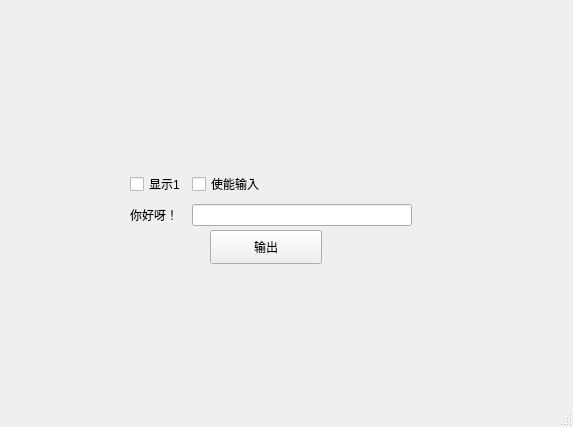
<?xml version="1.0" encoding="UTF-8"?>
<ui version="4.0">
 <class>MainWindow</class>
 <widget class="QMainWindow" name="MainWindow">
  <property name="geometry">
   <rect>
    <x>0</x>
    <y>0</y>
    <width>573</width>
    <height>427</height>
   </rect>
  </property>
  <property name="windowTitle">
   <string>MainWindow</string>
  </property>
  <widget class="QWidget" name="centralwidget">
   <widget class="QPushButton" name="output">
    <property name="geometry">
     <rect>
      <x>210</x>
      <y>230</y>
      <width>112</width>
      <height>34</height>
     </rect>
    </property>
    <property name="text">
     <string>输出</string>
    </property>
   </widget>
   <widget class="QWidget" name="">
    <property name="geometry">
     <rect>
      <x>130</x>
      <y>170</y>
      <width>282</width>
      <height>58</height>
     </rect>
    </property>
    <layout class="QGridLayout" name="gridLayout">
     <item row="0" column="0">
      <widget class="QCheckBox" name="checkBox">
       <property name="text">
        <string>显示1</string>
       </property>
      </widget>
     </item>
     <item row="0" column="1">
      <widget class="QCheckBox" name="checkBox_2">
       <property name="text">
        <string>使能输入</string>
       </property>
      </widget>
     </item>
     <item row="1" column="0">
      <widget class="QLabel" name="label">
       <property name="text">
        <string>你好呀！</string>
       </property>
      </widget>
     </item>
     <item row="1" column="1">
      <widget class="QLineEdit" name="lineEdit">
       <property name="text">
        <string/>
       </property>
      </widget>
     </item>
    </layout>
   </widget>
  </widget>
  <widget class="QMenuBar" name="menubar">
   <property name="geometry">
    <rect>
     <x>0</x>
     <y>0</y>
     <width>573</width>
     <height>30</height>
    </rect>
   </property>
  </widget>
  <widget class="QStatusBar" name="statusbar"/>
 </widget>
 <resources/>
 <connections>
  <connection>
   <sender>checkBox</sender>
   <signal>clicked(bool)</signal>
   <receiver>label</receiver>
   <slot>setVisible(bool)</slot>
   <hints>
    <hint type="sourcelabel">
     <x>155</x>
     <y>217</y>
    </hint>
    <hint type="destinationlabel">
     <x>154</x>
     <y>248</y>
    </hint>
   </hints>
  </connection>
  <connection>
   <sender>checkBox_2</sender>
   <signal>clicked(bool)</signal>
   <receiver>lineEdit</receiver>
   <slot>setEnabled(bool)</slot>
   <hints>
    <hint type="sourcelabel">
     <x>305</x>
     <y>216</y>
    </hint>
    <hint type="destinationlabel">
     <x>309</x>
     <y>241</y>
    </hint>
   </hints>
  </connection>
 </connections>
</ui>
